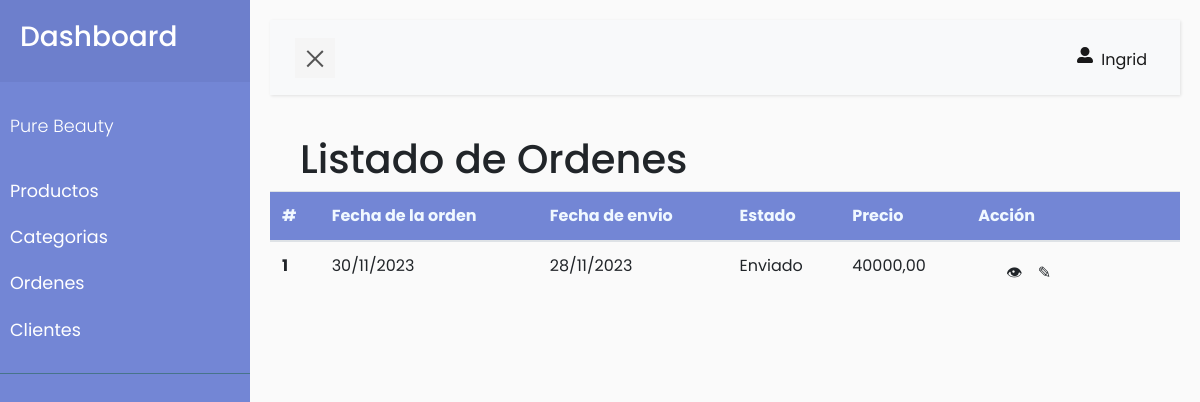
Page /ordenes/ (signed in) on the committed database.
### usuario/models.py (models this page shows, shortened)
class UserProfile(AbstractBaseUser, PermissionsMixin):
    email = models.EmailField('Email', max_length=255, unique=True)
    name = models.CharField('Nombres', max_length=100)
    apellidos = models.CharField('Apellidos', max_length=100)
    direccion = models.CharField('Direccion', max_length=500)
    ciudad = models.ForeignKey(Ciudad, on_delete=models.CASCADE, null=True)
    is_active = models.BooleanField(default=True)
    is_staff = models.BooleanField(default=True)
    class Meta:
        swappable = 'AUTH_USER_MODEL'
    class Meta(AbstractUser.Meta):
        pass
    objects = UserProfileManager()
    USERNAME_FIELD = 'email'
    REQUIRED_FIELDS = ['name', "apellidos"]

### pedido/models.py (models this page shows, shortened)
class Pedido(models.Model):
    direccion_entrega = models.CharField('Dirección de entrega', max_length=500)
    fecha = models.DateTimeField('Fecha del pedido')
    fecha_de_envio = models.DateTimeField('Fecha de envío', null=True, blank=True)
    total_compra = models.DecimalField('Precio total de la compra', max_digits=15, decimal_places=2)
    usuario = models.ForeignKey(Usuario, on_delete=models.CASCADE, verbose_name='Usuario')
    metodo = models.ForeignKey(MetodoPago, on_delete=models.CASCADE, verbose_name='Método de pago')
    estado_pedido = models.ForeignKey(EstadoPedido, on_delete=models.CASCADE, verbose_name='Estado de pedido')

class EstadoPedido(models.Model):
    nombre = models.CharField('Nombre', max_length=100)
    def __str__(self):
        return self.nombre

### pedido/views.py (the view)
# urls.py: path('ordenes/', views.lista_ordenes, name='ordenes'),
def lista_ordenes(request):
    ordenes = Pedido.objects.all()
    estados_pedidos = EstadoPedido.objects.all()
    return render(request, 'ordenes.html', {'ordenes': ordenes, 'estados_pedidos': estados_pedidos})

### pedido/templates/ordenes.html (shortened to what this page needs)
{% extends 'dashboard.html' %}
{% load crispy_forms_tags %}
{% load static %}
{% block content %}
<div class="container">
    <div class="col-8">
        <h1>Listado de Ordenes</h1>
    </div>
</div>
<table class="table">
    <thead style="background-color: #7386D5;">
        <tr>
            <th scope="col" style="color:aliceblue;">#</th>
            <th scope="col" style="color:aliceblue;">Fecha de la orden</th>
            <th scope="col" style="color:aliceblue;">Fecha de envio</th>
            <th scope="col" style="color:aliceblue;">Estado</th>
            <th scope="col" style="color:aliceblue;">Precio</th>
            <th scope="col" style="color:aliceblue;">Acción</th>
        </tr>
    </thead>
    <tbody>
        {% for orden in ordenes %}
        <tr>
            <th scope="row">{{ orden.id }}</th>
            <td>{{ orden.fecha|date:"d/m/Y" }}</td>
            <td>{{ orden.fecha_de_envio|date:"d/m/Y" }}</td>
            <td>{{ orden.estado_pedido }}</td>
            <td>{{ orden.total_compra }}</td>
            <td>
                <div class="container">
                    <div class="row">
                        <div class="col-2">
                            <button class="btn btn-block" onclick="abrirModalDetalles('{{ orden.id }}')">👁</button>
                        </div>
                        <div class="col-2">
                            <button class="btn btn-block" onclick="abrirModalEditar('{{ orden.id }}')">✎</button>
                        </div>
                    </div>
                </div>
            </td>
        </tr>
        {% endfor %}
    </tbody>
</table>
{% endblock content %}

### usuario/templates/dashboard.html (shortened to what this page needs)
{% extends 'layouts/base.html' %}
{% load crispy_forms_tags %}
{% load static %}
{% block style %}
<link rel="stylesheet" href="https://stackpath.bootstrapcdn.com/bootstrap/4.5.2/css/bootstrap.min.css">
<link rel="stylesheet" href="{% static 'css/sidebar.css' %}">
{% endblock style %}
{% block body %}
<div class="wrapper">
    <nav id="sidebar">
        <div class="sidebar-header">
            <h3>Dashboard</h3>
        </div>
        <ul class="list-unstyled components">
            <p>Pure Beauty</p>
            <li>
                <a href="{% url 'producto:inicio' %}">Productos</a>
            </li>
            <li>
                <a href="{% url 'producto:categorias' %}">Categorias</a>
            </li>
            <li>
                <a href="{% url 'pedido:ordenes' %}">Ordenes</a>
            </li>
            <li>
                <a href="{% url 'usuario:clientes' %}">Clientes</a>
            </li>
        </ul>
    </nav>
    <div id="content">
        <nav class="navbar navbar-expand-lg navbar-light bg-light">
            <div class="container-fluid">
                <button type="button" id="sidebarCollapse" class="navbar-btn">
                    <span></span>
                </button>
                <div class="collapse navbar-collapse" id="navbarSupportedContent">
                    <ul class="nav navbar-nav ml-auto">
                        <li class="nav-item active">
                            <a class="nav-link" id="logout-link" href="{% url 'usuario:logout' %}"> <i
                                    class="fas fa-user-alt m-1 me-md-2"></i> {{ request.user.name }}</a>
                        </li>
                    </ul>
                </div>
            </div>
        </nav>
        {% block content %}
        {% endblock content %}
    </div>
    {% endblock body %}

### static/css/style.css (style rules this page uses)
html, body { height: 100%; margin: 0; }

### static/css/sidebar.css (style rules this page uses)
body { font-family: 'Poppins', sans-serif; background: #fafafa; }
p { font-family: 'Poppins', sans-serif; font-size: 1.1em; font-weight: 300; line-height: 1.7em; color: #999; }
a, a:hover, a:focus { color: inherit; text-decoration: none; transition: all 0.3s; }
.navbar { padding: 15px 10px; background: #fff; border: none; border-radius: 0; margin-bottom: 40px; box-shadow: 1px 1px 3px rgba(0, 0, 0, 0.1); }
.navbar-btn { box-shadow: none; outline: none !important; border: none; }
.wrapper { display: flex; width: 100%; align-items: stretch; perspective: 1500px; }
#sidebar { min-width: 250px; max-width: 250px; background: #7386D5; color: #fff; transition: all 0.6s cubic-bezier(0.945, 0.020, 0.270, 0.665); transform-origin: bottom left; }
#sidebar .sidebar-header { padding: 20px; background: #6d7fcc; }
#sidebar ul.components { padding: 20px 0; border-bottom: 1px solid #47748b; }
#sidebar ul p { color: #fff; padding: 10px; }
#sidebar ul li a { padding: 10px; font-size: 1.1em; display: block; }
#content { width: 100%; padding: 20px; min-height: 100vh; transition: all 0.3s; }
#sidebarCollapse { width: 40px; height: 40px; background: #f5f5f5; cursor: pointer; }
#sidebarCollapse span { width: 80%; height: 2px; margin: 0 auto; display: block; background: #555; transition: all 0.8s cubic-bezier(0.810, -0.330, 0.345, 1.375); transition-delay: 0.2s; }
#sidebarCollapse span:last-of-type { transform: rotate(-45deg) translate(1px, -1px); }

### rows in the picture
UserProfile: user.name "Ingrid"
Pedido: id "1", fecha "30/11/2023", fecha_de_envio "28/11/2023", estado_pedido "Enviado", total_compra "40000,00"
